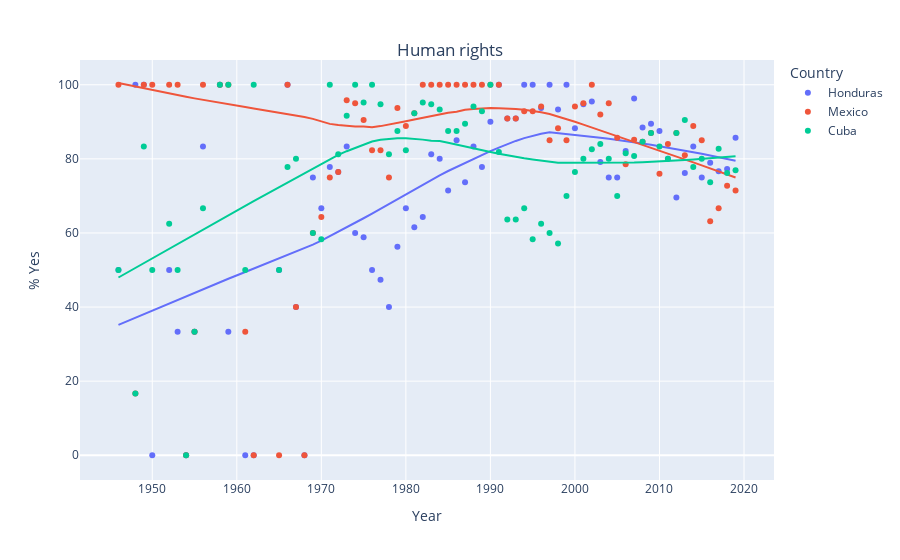
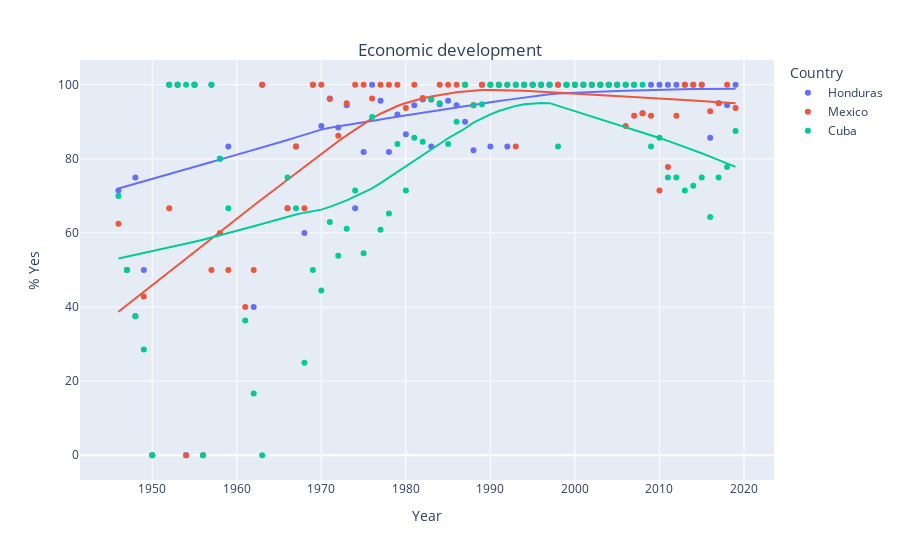
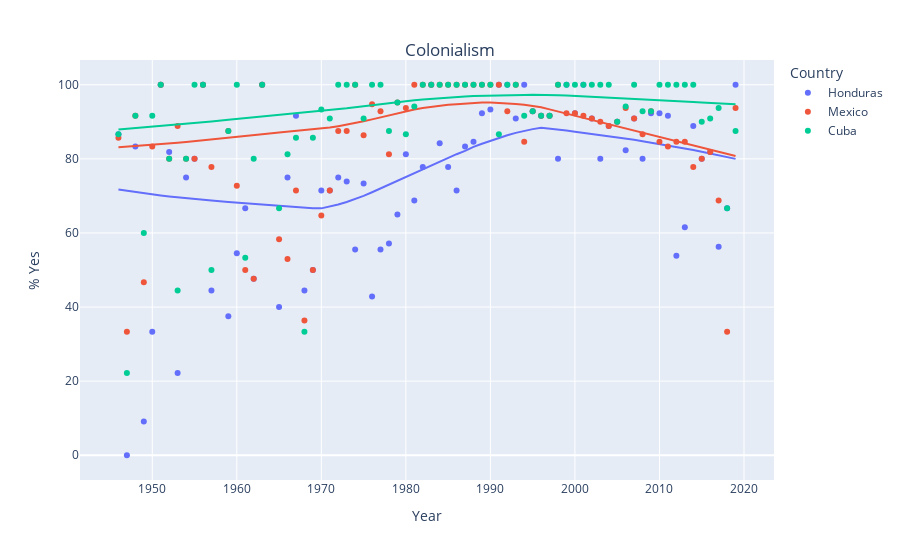
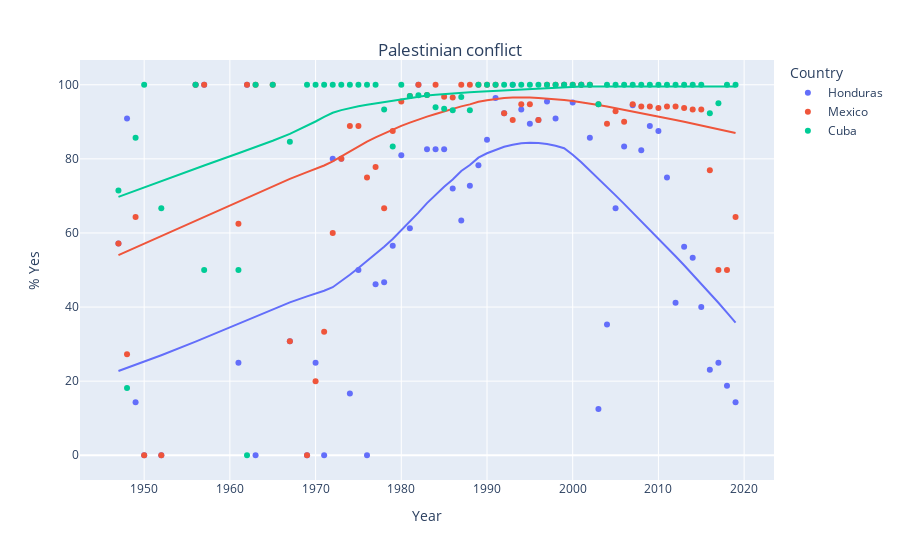

Notebook code for these charts, in order:
### Markdown cell above
Now that we have our focus countries, we can make pretty pictures.

You can just run the cell below - assuming you have done all the parts above!

### Code cell
def make_plot(countries,issue):
    '''
    A Python function that takes in the list of countries and issues and makes
    a scatter plot of each issue with a trendline for each country.
    '''
    x_data = []
    y_data = []
    c_data = []
    for cntry in countries:
        my_group = c_groups.get_group((cntry,issue))
        for y in my_group['year'].unique():
            x_data.append(y)
            tot_yes = sum(my_group[my_group['year']==y]['vote']=='yes')
            percent_yes = tot_yes/len(my_group[my_group['year']==y])*100
            y_data.append(percent_yes)
            c_data.append(cntry)

    fig = px.scatter(x=x_data, y=y_data,color=c_data,trendline="lowess",labels={"color": "Country"})

    fig.update_layout(
        title={
            'text': issue + '<br>',
            'y':0.9,
            'x':0.5,
            'xanchor': 'center',
            'yanchor': 'top'})
    fig.update_yaxes(title_text="% Yes")
    fig.update_xaxes(title_text="Year")
    fig.show()
    
for iss in issues:
    make_plot(countries,iss)
